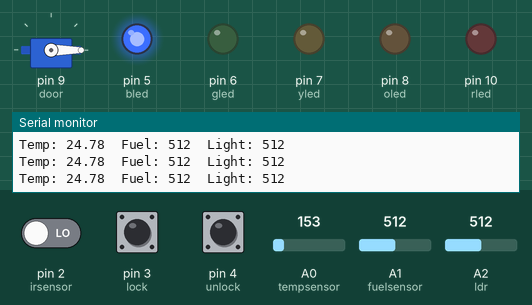
This sketch was run on a simulated Arduino Uno, built with avr-gcc and run on an emulated ATmega328P. On the bench: servo, output pins drawn as LEDs (lit = HIGH), the last lines printed to the serial monitor. The test bench sets the inputs (shaded band); at power-on: pin 4 (unlock) HIGH, A0 (tempsensor) = 153, pin 3 (lock) HIGH, A1 (fuelsensor) = 512, A2 (ldr) = 512, pin 2 (irsensor) LOW.

Above: at 1.2 s.
1.3 s: pin 4 (unlock) pulled LOW for 0.25 s
At 2.0 s:
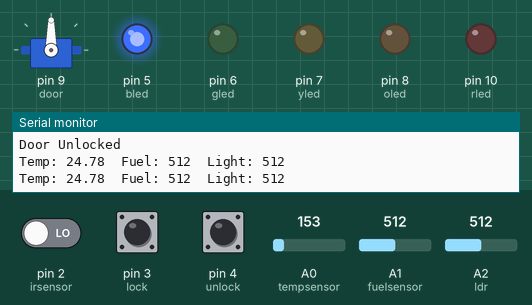
3.0 s: A0 (tempsensor) set to 165
At 3.6 s:
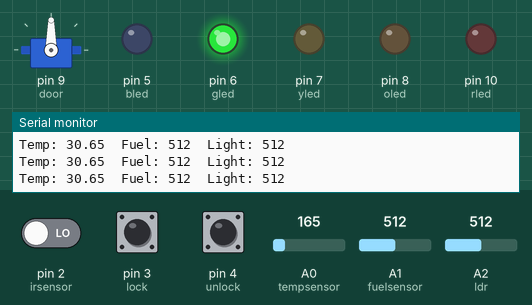
4.6 s: pin 3 (lock) pulled LOW for 0.25 s
At 5.2 s:
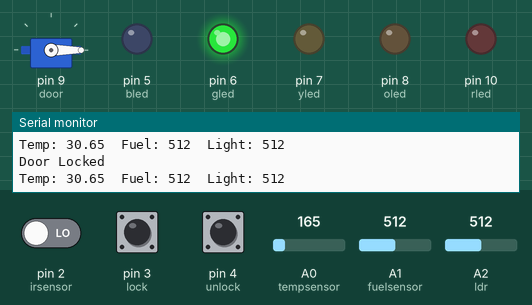
6.3 s: A1 (fuelsensor) set to 315
7.8 s: A1 (fuelsensor) set to 285
At 8.3 s:
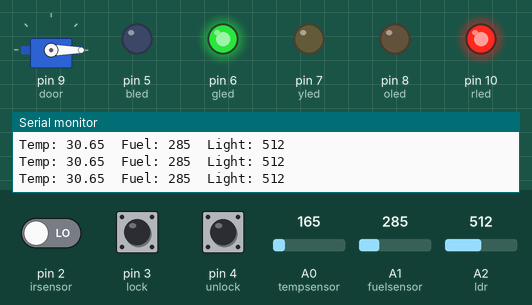
9.3 s: A2 (ldr) set to 482
At 9.9 s:
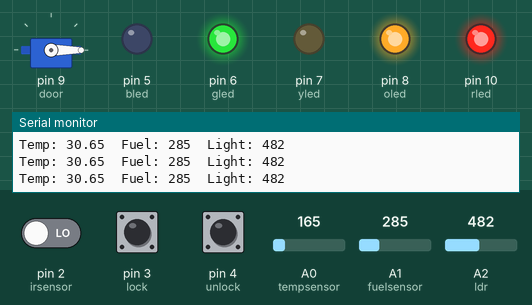
Timing chart, 0 to 11.9 s (numbered marks = the images above; inputs shaded):
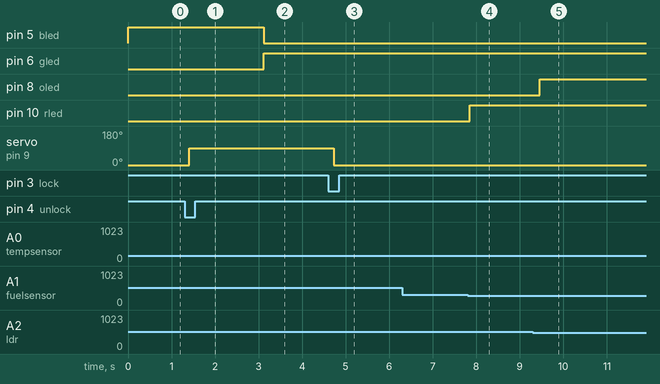

Measured:
- the behaviour switches between 153 and 154 on A0 (tempsensor) (found by bisection; images 1 and 2)
- the behaviour switches between 300 and 299 on A1 (fuelsensor) (found by bisection; images 3 and 4)
- the behaviour switches between 500 and 499 on A2 (ldr) (found by bisection; images 4 and 5)
- after the input at 1.3 s, servo on pin 9 (door): 0° → 90° after 0.11 s
- after the input at 3.0 s, pin 5 (bled): HIGH → LOW after 0.12 s; pin 6 (gled): LOW → HIGH after 0.12 s
- after the input at 4.6 s, servo on pin 9 (door): 90° → 0° after 0.13 s
- after the input at 7.8 s, pin 10 (rled): LOW → HIGH after 0.05 s
- after the input at 9.3 s, pin 8 (oled): LOW → HIGH after 0.16 s

The sketch:

MiniSmartCar.ino
```cpp
/*
 * Author      : Ritu Raj
 * Date        : 2 July 2026
 */

#include<Servo.h>
Servo door;
int tempsensor = A0;
int fuelsensor = A1;
int ldr = A2;

int irsensor = 2;
int lock = 3;
int unlock = 4;

int bled = 5; // cold
int gled = 6; // warm
int yled = 7; // hot

int oled = 8; // headlight
int rled = 10; // fuel
int buzzer = 11;

void setup(){
  pinMode(bled, OUTPUT);
  pinMode(gled, OUTPUT);
  pinMode(yled, OUTPUT);
  pinMode(oled, OUTPUT);
  pinMode(rled, OUTPUT);
  pinMode(buzzer, OUTPUT);

  pinMode(irsensor, INPUT);
  pinMode(lock, INPUT_PULLUP);
  pinMode(unlock, INPUT_PULLUP);

  digitalWrite(lock, HIGH);
  digitalWrite(unlock, HIGH);

  door.attach(9);
  door.write(0);
  Serial.begin(9600);}

void loop(){
  int reading = analogRead(tempsensor);
  float voltage = reading * (5.0 / 1023.0);
  float temp = (voltage - 0.5) * 100;

  if(temp < 25){
    digitalWrite(bled, HIGH);
    digitalWrite(gled, LOW);
    digitalWrite(yled, LOW);}
  else if(temp < 35){
    digitalWrite(bled, LOW);
    digitalWrite(gled, HIGH);
    digitalWrite(yled, LOW);}
  else{
    digitalWrite(bled, LOW);
    digitalWrite(gled, LOW);
    digitalWrite(yled, HIGH);}

int lightLevel = analogRead(ldr);
  if(lightLevel < 500){
    digitalWrite(oled, HIGH);}
  else{
    digitalWrite(oled, LOW);}

int fuel = analogRead(fuelsensor);
  if(fuel < 300){
    digitalWrite(rled, HIGH);}
  else{
    digitalWrite(rled, LOW);}

if(digitalRead(irsensor) == HIGH){
    tone(buzzer, 1000);}
else{
    noTone(buzzer);}

if(digitalRead(lock) == LOW){
    door.write(0);
    Serial.println("Door Locked");
    delay(300);}

if(digitalRead(unlock) == LOW){
    door.write(90);
    Serial.println("Door Unlocked");
    delay(300);}

Serial.print("Temp: ");
Serial.print(temp);
Serial.print("  Fuel: ");
Serial.print(fuel);
Serial.print("  Light: ");
Serial.println(lightLevel);
delay(200);}
```
